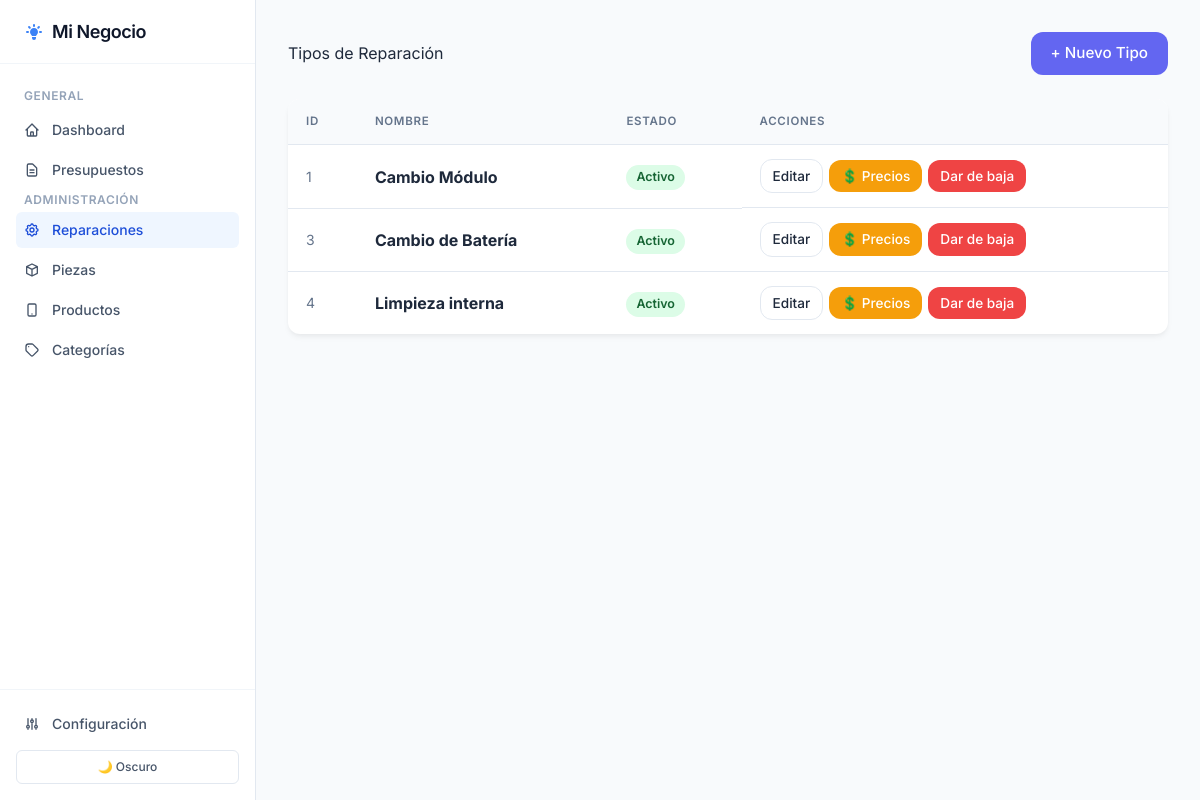
The page /tipos-reparacion on the database its author committed.
### tables this page shows
CREATE TABLE configuracion (
                clave TEXT PRIMARY KEY,
                valor TEXT NOT NULL,
                descripcion TEXT
            );

CREATE TABLE tipo_reparacion (
                id     INTEGER PRIMARY KEY AUTOINCREMENT,
                nombre TEXT NOT NULL UNIQUE,
                activo INTEGER NOT NULL DEFAULT 1
            );

### app.py (the view)
@app.route("/tipos-reparacion")
def vista_tipos_reparacion():
    conn = None
    try:
        conn = get_connection()
        cur = conn.cursor()
        cur.execute("SELECT id, nombre, activo FROM tipo_reparacion ORDER BY nombre")
        tipos = [dict(r) for r in cur.fetchall()]
        return render_template("reparaciones/lista.html", tipos=tipos)
    finally:
        if conn:
            conn.close()

### app.py (called while the page is built)
def get_connection():
    conn = sqlite3.connect(DB_PATH)
    conn.row_factory = sqlite3.Row          # permite acceder columnas por nombre
    conn.execute("PRAGMA foreign_keys = ON")
    return conn

### templates/reparaciones/lista.html (shortened to what this page needs)
{% extends 'base.html' %}
{% set seccion = 'reparaciones' %}
{% block content %}
<div class="page-header">
    <h1>Tipos de Reparación</h1>
    <a href="/tipos-reparacion/nuevo" class="btn btn-primary">+ Nuevo Tipo</a>
</div>
<div class="table-container">
    <table class="crud-table">
        <thead>
            <tr>
                <th>ID</th>
                <th>Nombre</th>
                <th>Estado</th>
                <th>Acciones</th>
            </tr>
        </thead>
        <tbody>
            {% for t in tipos %}
            <tr>
                <td class="text-muted text-sm">{{ t.id }}</td>
                <td><strong>{{ t.nombre }}</strong></td>
                <td>
                    {% if t.activo %}
                        <span class="badge badge-active">Activo</span>
                    {% else %}
                        <span class="badge badge-inactive">Baja</span>
                    {% endif %}
                </td>
                <td class="actions">
                    <a href="/tipos-reparacion/{{ t.id }}/editar" class="btn btn-sm btn-outline">Editar</a>
                    {% if t.activo %}
                    <a href="/tipos-reparacion/{{ t.id }}/precio" class="btn btn-sm btn-warning">💲 Precios</a>
                    <form action="/tipos-reparacion/{{ t.id }}/baja" method="POST" class="inline-form"
                          onsubmit="return confirm('¿Dar de baja «{{ t.nombre }}»?');">
                        <button type="submit" class="btn btn-sm btn-danger">Dar de baja</button>
                    </form>
                    {% endif %}
                </td>
            </tr>
            {% else %}
            <tr>
                <td colspan="4" class="empty-state">No hay tipos de reparación registrados.</td>
            </tr>
            {% endfor %}
        </tbody>
    </table>
</div>
{% endblock %}

### templates/base.html (shortened to what this page needs)
<!DOCTYPE html>
<html lang="es" data-theme="light">
<head>
    <script src="https://cdn.tailwindcss.com"></script>
    <link rel="stylesheet" href="{{ url_for('static', filename='style.css') }}">
</head>
<body class="bg-slate-50 text-slate-800 antialiased flex h-screen overflow-hidden font-sans selection:bg-blue-100 selection:text-blue-900 transition-colors duration-300 dark:bg-slate-900 dark:text-slate-100">
    <aside class="w-64 bg-white dark:bg-slate-950 border-r border-slate-200 dark:border-slate-800 flex flex-col flex-shrink-0 transition-colors duration-300">
        <div class="h-16 flex items-center px-6 border-b border-slate-100 dark:border-slate-800">
            <a href="/" class="flex items-center gap-2 text-slate-900 dark:text-white text-lg font-semibold tracking-tight hover:opacity-80 transition-opacity">
                {{ config_alias.negocio | default('Mi Negocio') }}
            </a>
        </div>
        <nav class="flex-1 px-4 py-6 overflow-y-auto space-y-1">
            <p class="px-2 text-xs font-semibold text-slate-400 dark:text-slate-500 uppercase tracking-wider mb-2">General</p>
            <a href="/" class="flex items-center gap-3 px-2 py-2 text-sm font-medium rounded-md transition-colors {% if seccion == 'dashboard' %}bg-blue-50 text-blue-700 dark:bg-blue-900/30 dark:text-blue-400{% else %}text-slate-600 hover:bg-slate-100 dark:text-slate-400 dark:hover:bg-slate-800 dark:hover:text-slate-200{% endif %}">
                <svg class="w-4 h-4" fill="none" stroke="currentColor" viewBox="0 0 24 24"><path stroke-linecap="round" stroke-linejoin="round" stroke-width="2" d="M3 12l2-2m0 0l7-7 7 7M5 10v10a1 1 0 001 1h3m10-11l2 2m-2-2v10a1 1 0 01-1 1h-3m-6 0a1 1 0 001-1v-4a1 1 0 011-1h2a1 1 0 011 1v4a1 1 0 001 1m-6 0h6"></path></svg>
                Dashboard
            </a>
            <a href="/presupuestos" class="flex items-center gap-3 px-2 py-2 text-sm font-medium rounded-md transition-colors {% if seccion == 'presupuestos' %}bg-blue-50 text-blue-700 dark:bg-blue-900/30 dark:text-blue-400{% else %}text-slate-600 hover:bg-slate-100 dark:text-slate-400 dark:hover:bg-slate-800 dark:hover:text-slate-200{% endif %}">
                <svg class="w-4 h-4" fill="none" stroke="currentColor" viewBox="0 0 24 24"><path stroke-linecap="round" stroke-linejoin="round" stroke-width="2" d="M9 12h6m-6 4h6m2 5H7a2 2 0 01-2-2V5a2 2 0 012-2h5.586a1 1 0 01.707.293l5.414 5.414a1 1 0 01.293.707V19a2 2 0 01-2 2z"></path></svg>
                Presupuestos
            </a>
            <p class="px-2 text-xs font-semibold text-slate-400 dark:text-slate-500 uppercase tracking-wider mt-6 mb-2">Administración</p>
            <a href="/tipos-reparacion" class="flex items-center gap-3 px-2 py-2 text-sm font-medium rounded-md transition-colors {% if seccion == 'reparaciones' %}bg-blue-50 text-blue-700 dark:bg-blue-900/30 dark:text-blue-400{% else %}text-slate-600 hover:bg-slate-100 dark:text-slate-400 dark:hover:bg-slate-800 dark:hover:text-slate-200{% endif %}">
                {{ config_alias.servicios | default('Servicios') }}
            </a>
            <a href="/piezas" class="flex items-center gap-3 px-2 py-2 text-sm font-medium rounded-md transition-colors {% if seccion == 'piezas' %}bg-blue-50 text-blue-700 dark:bg-blue-900/30 dark:text-blue-400{% else %}text-slate-600 hover:bg-slate-100 dark:text-slate-400 dark:hover:bg-slate-800 dark:hover:text-slate-200{% endif %}">
                <svg class="w-4 h-4" fill="none" stroke="currentColor" viewBox="0 0 24 24"><path stroke-linecap="round" stroke-linejoin="round" stroke-width="2" d="M20 7l-8-4-8 4m16 0l-8 4m8-4v10l-8 4m0-10L4 7m8 4v10M4 7v10l8 4"></path></svg>
                {{ config_alias.insumos | default('Insumos') }}
            </a>
            <a href="/productos" class="flex items-center gap-3 px-2 py-2 text-sm font-medium rounded-md transition-colors {% if seccion == 'productos' %}bg-blue-50 text-blue-700 dark:bg-blue-900/30 dark:text-blue-400{% else %}text-slate-600 hover:bg-slate-100 dark:text-slate-400 dark:hover:bg-slate-800 dark:hover:text-slate-200{% endif %}">
                <svg class="w-4 h-4" fill="none" stroke="currentColor" viewBox="0 0 24 24"><path stroke-linecap="round" stroke-linejoin="round" stroke-width="2" d="M12 18h.01M8 21h8a2 2 0 002-2V5a2 2 0 00-2-2H8a2 2 0 00-2 2v14a2 2 0 002 2z"></path></svg>
                {{ config_alias.proyectos | default('Proyectos') }}
            </a>
            <a href="/categorias" class="flex items-center gap-3 px-2 py-2 text-sm font-medium rounded-md transition-colors {% if seccion == 'categorias' %}bg-blue-50 text-blue-700 dark:bg-blue-900/30 dark:text-blue-400{% else %}text-slate-600 hover:bg-slate-100 dark:text-slate-400 dark:hover:bg-slate-800 dark:hover:text-slate-200{% endif %}">
                <svg class="w-4 h-4" fill="none" stroke="currentColor" viewBox="0 0 24 24"><path stroke-linecap="round" stroke-linejoin="round" stroke-width="2" d="M7 7h.01M7 3h5c.512 0 1.024.195 1.414.586l7 7a2 2 0 010 2.828l-7 7a2 2 0 01-2.828 0l-7-7A1.994 1.994 0 013 12V7a4 4 0 014-4z"></path></svg>
                Categorías
            </a>
        </nav>
        <div class="p-4 border-t border-slate-100 dark:border-slate-800">
            <a href="/configuracion" class="flex items-center gap-3 px-2 py-2 text-sm font-medium rounded-md text-slate-600 hover:bg-slate-100 dark:text-slate-400 dark:hover:bg-slate-800 dark:hover:text-slate-200 transition-colors">
                <svg class="w-4 h-4" fill="none" stroke="currentColor" viewBox="0 0 24 24"><path stroke-linecap="round" stroke-linejoin="round" stroke-width="2" d="M12 6V4m0 2a2 2 0 100 4m0-4a2 2 0 110 4m-6 8a2 2 0 100-4m0 4a2 2 0 110-4m0 4v2m0-6V4m6 6v10m6-2a2 2 0 100-4m0 4a2 2 0 110-4m0 4v2m0-6V4"></path></svg>
                Configuración
            </a>
            <button id="theme-toggle" class="mt-2 w-full flex justify-center items-center gap-2 px-2 py-2 text-xs font-medium rounded-md border border-slate-200 dark:border-slate-700 text-slate-600 dark:text-slate-400 hover:bg-slate-50 dark:hover:bg-slate-800 transition-colors">
                <span class="icon-dark inline dark:hidden">🌙 Oscuro</span>
            </button>
        </div>
    </aside>
    <main class="flex-1 flex flex-col overflow-y-auto">
        <div class="p-8 max-w-6xl mx-auto w-full">
            {% block content %}{% endblock %}
        </div>
    </main>
</body>
</html>

### static/style.css (style rules this page uses)
:root { --bg-color: #f4f7f6; --surface-color: #ffffff; --text-primary: #1e293b; --text-secondary: #64748b; --primary-color: #6366f1; --primary-hover: #4f46e5; --danger-color: #ef4444; --danger-hover: #dc2626; --success-color: #10b981; --warning-color: #f59e0b; --border-color: #e2e8f0; --sidebar-bg: #0f172a; --sidebar-text: #cbd5e1; --sidebar-hover: #1e293b; --sidebar-active: #38bdf8; --radius: 12px; --shadow: 0 4px 6px -1px rgba(0,0,0,.05), 0 2px 4px -1px rgba(0,0,0,.03); --shadow-lg: 0 10px 25px -3px rgba(0,0,0,.1), 0 4px 8px -2px rgba(0,0,0,.05); }
* { box-sizing: border-box; margin: 0; padding: 0; }
body { font-family: 'Inter', sans-serif; background-color: var(--bg-color); color: var(--text-primary); line-height: 1.6; transition: background-color 0.3s ease, color 0.3s ease; }
h1, h2, h3 { color: var(--text-primary); margin-bottom: 1rem; }
.page-header { display: flex; justify-content: space-between; align-items: center; margin-bottom: 24px; }
.page-header h1 { margin-bottom: 0; }
.btn { display: inline-flex; align-items: center; gap: 6px; padding: 10px 20px; border-radius: var(--radius); font-weight: 500; text-decoration: none; cursor: pointer; transition: all 0.2s; border: none; font-size: 0.95rem; font-family: inherit; }
.btn-sm { padding: 6px 12px; font-size: 0.85rem; }
.btn-primary { background-color: var(--primary-color); color: white; }
.btn-outline { background: transparent; border: 1px solid var(--border-color); color: var(--text-primary); }
.btn-danger { background-color: var(--danger-color); color: white; }
.btn-warning { background-color: var(--warning-color); color: white; }
.table-container { background: var(--surface-color); border-radius: var(--radius); box-shadow: var(--shadow); overflow: hidden; }
.crud-table { width: 100%; border-collapse: collapse; }
.crud-table th, .crud-table td { padding: 14px 18px; text-align: left; border-bottom: 1px solid var(--border-color); }
.crud-table th { background: #f8fafc; font-weight: 600; color: var(--text-secondary); text-transform: uppercase; font-size: 0.72rem; letter-spacing: 0.06em; }
.crud-table tr:last-child td { border-bottom: none; }
.actions { display: flex; gap: 6px; align-items: center; }
.inline-form { display: inline; }
.badge { display: inline-block; padding: 3px 10px; border-radius: 9999px; font-size: 0.78rem; font-weight: 600; }
.badge-active { background: #dcfce7; color: #166534; }
.text-muted { color: var(--text-secondary); }
.text-sm { font-size: 0.85rem; }

### rows shown on the page
configuracion: negocio "Mi Negocio"
configuracion: servicios "Reparaciones"
configuracion: insumos "Piezas"
configuracion: proyectos "Productos"
tipo_reparacion: id "1", nombre "Cambio Módulo", activo "Activo"
tipo_reparacion: id "3", nombre "Cambio de Batería", activo "Activo"
tipo_reparacion: id "4", nombre "Limpieza interna", activo "Activo"
